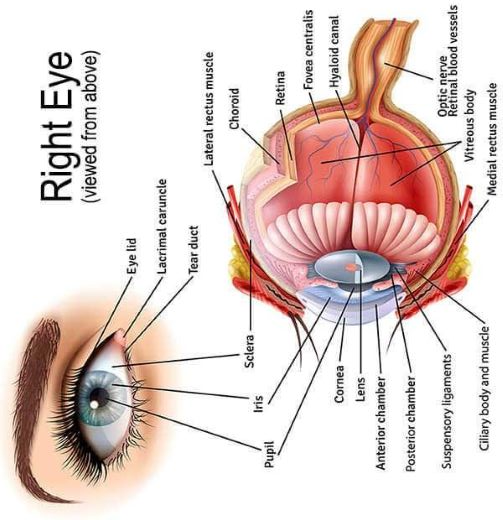
#> input picture eye.jpg, 503 x 520 px
$ python FLANN.py
#> lines starting #> are read from the running program, lines starting #| are printed output that depends on the picture
import numpy as np
import cv2 as cv
import matplotlib.pyplot as plt
import time

def num_sim(n1, n2):
  """ calculates a similarity score between 2 numbers """
  return print("Rate %:", 1 - abs(n1 - n2) / (n1 + n2))

start = time.time()

img1 = cv.imread('eye.jpg',cv.IMREAD_GRAYSCALE)          # queryImage
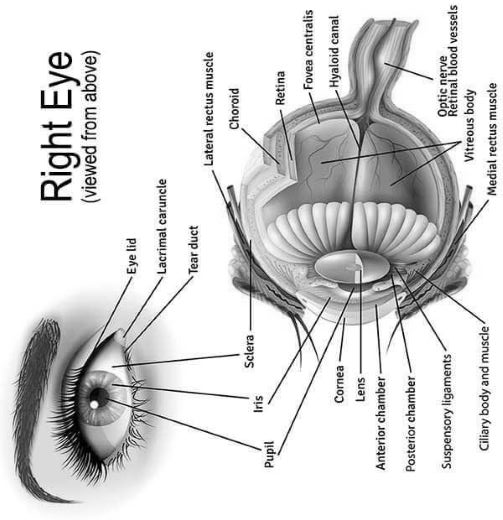
#> img1: shape (520, 503); min 0, max 255, mean 215.8
img2 = cv.imread('eye_in_real.jpg',cv.IMREAD_GRAYSCALE) # trainImage
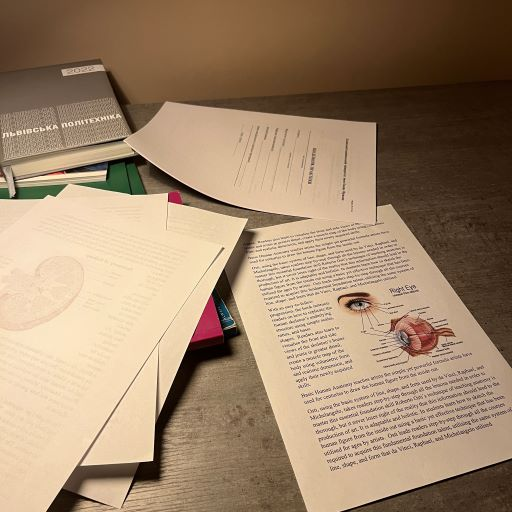
#> input picture eye_in_real.JPG, 512 x 512 px, found by its file name
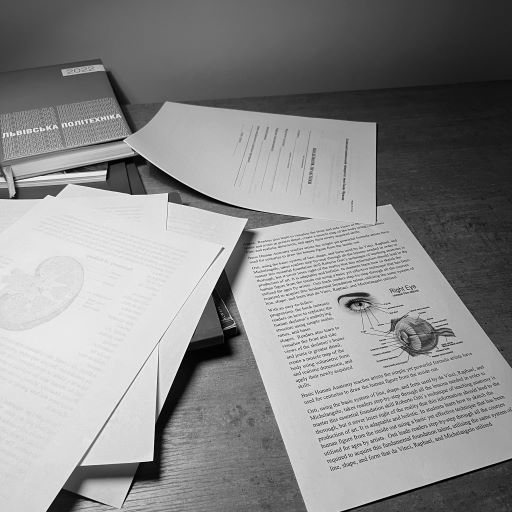
#> img2: shape (512, 512); min 0, max 255, mean 139.6
# Initiate SIFT detector
sift = cv.SIFT_create()
# find the keypoints and descriptors with SIFT
kp1, des1 = sift.detectAndCompute(img1,None)
#> kp1 = 1125 keypoints; strongest (x, y, size): (69, 92, 3), (42, 93, 2.9), (51, 173, 2.8), (69, 173, 2.8)
kp2, des2 = sift.detectAndCompute(img2,None)
#> kp2 = 1072 keypoints; strongest (x, y, size): (105, 172, 2.7), (223, 293, 17.2), (146, 473, 18), (215, 342, 36.3)

# число кількості ключових точок
print("Кількість ключових точок: (оригінал) ", len(des1))
#| Кількість ключових точок: (оригінал)  1125
print("Кількість ключових точок: (180) ", len(des2))
#| Кількість ключових точок: (180)  1072
num_sim(len(des1), len(des2))

# FLANN parameters
FLANN_INDEX_KDTREE = 1
index_params = dict(algorithm = FLANN_INDEX_KDTREE, trees = 5)
search_params = dict(checks=50)   # or pass empty dictionary
flann = cv.FlannBasedMatcher(index_params,search_params)
matches = flann.knnMatch(des1,des2,k=2)
#> matches = 1125 matches
# Need to draw only good matches, so create a mask
matchesMask = [[0,0] for i in range(len(matches))]
#> matchesMask = 1125 pairs, first value 0 to 0, second value 0 to 0

# Apply ratio test
good = []
# ratio test as per Lowe's paper
for i,(m,n) in enumerate(matches):
    if m.distance < 0.75*n.distance:
        matchesMask[i]=[1,0]
        good.append([m])
#> after the loop, good = 57 matches; matchesMask = 1125 pairs, first value 0 to 1, second value 0 to 0


print("matches ", len(good))
#| matches  57

draw_params = dict(matchColor = (0,255,0),
                   singlePointColor = (255,0,0),
                   matchesMask = matchesMask,
                   flags = cv.DrawMatchesFlags_DEFAULT)
#> draw_params = 4 items
img3 = cv.drawMatchesKnn(img1,kp1,img2,kp2,matches,None,**draw_params)
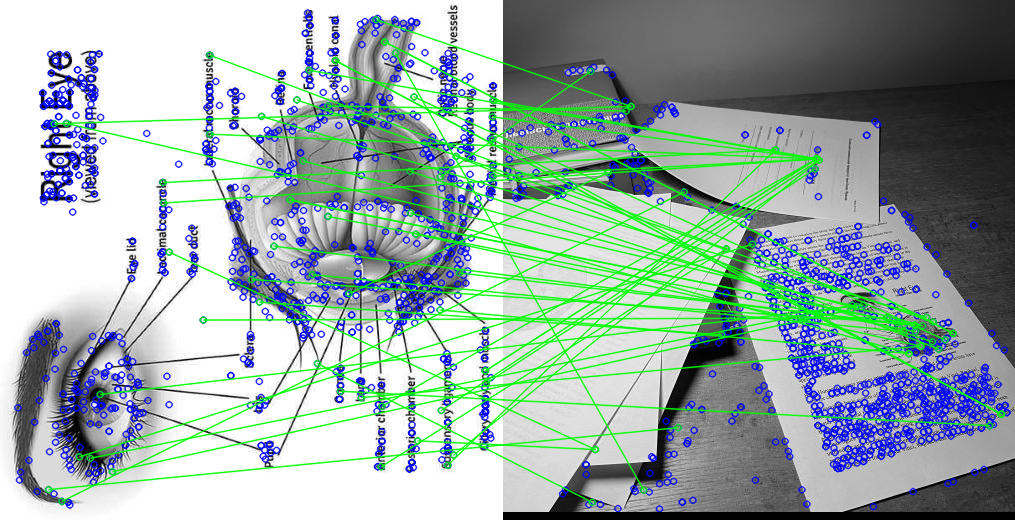
#> img3: shape (520, 1015, 3); mean of channels 0, 1, 2 168.6, 171.3, 153.2; drawn as B, G, R
plt.imshow(img3,),plt.show()
